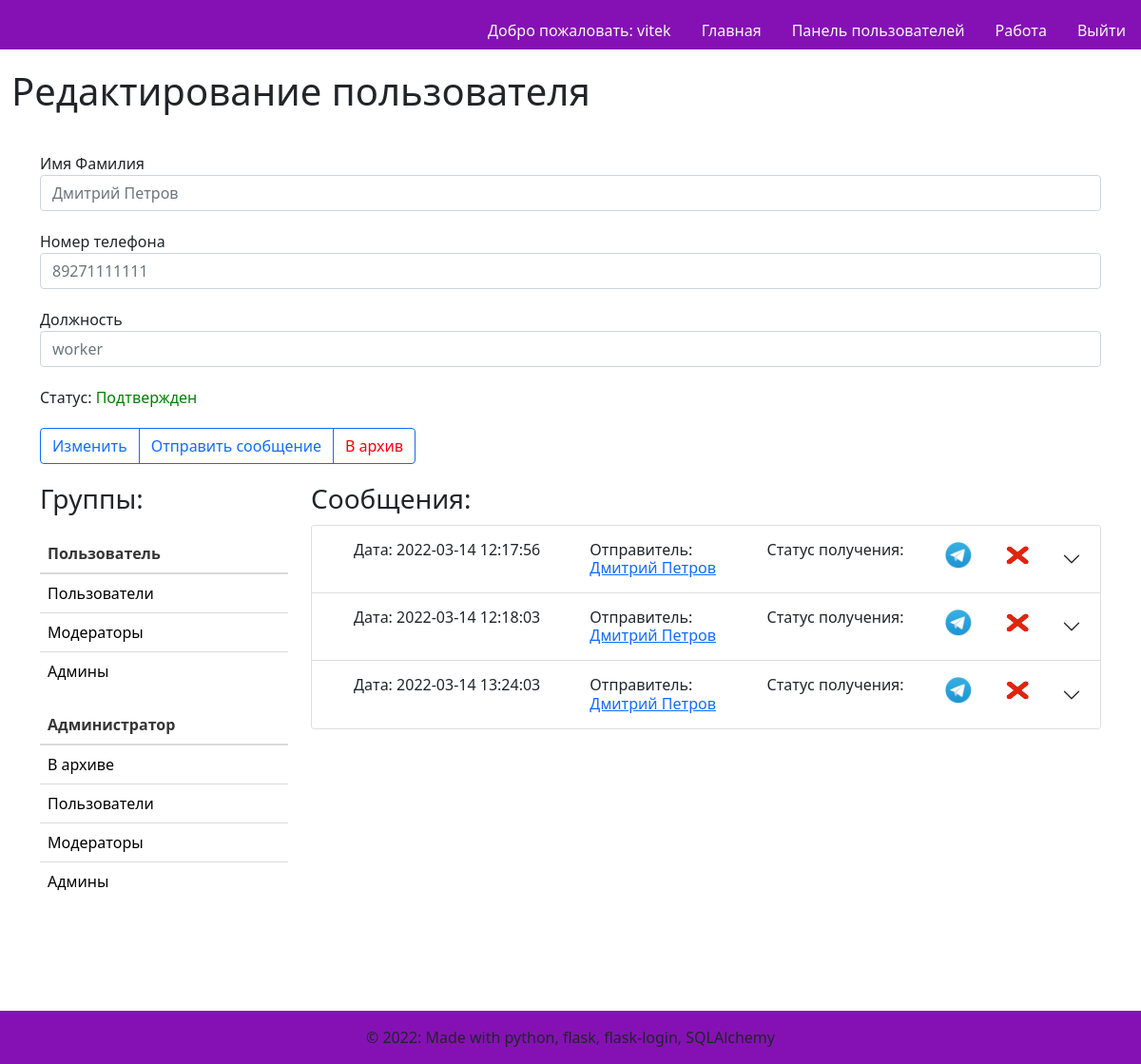
The app's page /1/edituser (signed in) with its own data.
### models.py (models this page shows)
class User(UserMixin, db.Model):
    id = db.Column(db.Integer,
                   nullable=False,
                   unique=True,
                   primary_key=True,
                   autoincrement=True)  # primary keys are required by SQLAlchemy
    password = db.Column(db.String(100))  # пароль есть только у администраторов и модераторов
    name = db.Column(db.String(100))  # имя фамилия
    phone_number = db.Column(db.String(11), unique=True)  # номер телефона
    vk_authorized = db.Column(db.Boolean, default=False)  # авторизован вк или нет
    tlg_authorized = db.Column(db.Boolean, default=False)  # авторизован в телеграм или нет
    status = db.Column(db.String(30))  # статус пользователя(ожидает подтверждения\в архиве\подтвержден)
    app_role = db.Column(db.String(20))  # роль в приложении(админ, модератор, пользователь)
    organisation_role = db.Column(db.String(100))  # должность в организации
    tlg_chat_id = db.Column(db.Integer, default=-1)
    vk_chat_id = db.Column(db.Integer, default=-1)

class Group(db.Model):
    id = db.Column(db.Integer,
                   nullable=False,
                   unique=True,
                   primary_key=True,
                   autoincrement=True)  # primary keys are required by SQLAlchemy
    name = db.Column(db.String(100), unique=True)  # название группы
    owner_id = db.Column(db.Integer, db.ForeignKey('user.id'))  # идентификатор создателя или владельца
    owner = db.relationship('User', backref='owner', lazy='subquery')

class Message(db.Model):
    id = db.Column(db.Integer,
                   nullable=False,
                   unique=True,
                   primary_key=True,
                   autoincrement=True)  # primary keys are required by SQLAlchemy
    is_group = db.Column(db.Boolean, default=False)
    user_id = db.Column(db.Integer, db.ForeignKey('user.id'))
    sender_id = db.Column(db.Integer, db.ForeignKey('user.id'))
    group_id = db.Column(db.Integer, db.ForeignKey('group.id'))
    content_id = db.Column(db.Integer, db.ForeignKey('content.id'))
    sender = db.relationship('User', foreign_keys=[sender_id], backref='sender', lazy='subquery')
    user = db.relationship('User', foreign_keys=[user_id], backref='user', lazy='subquery')
    group = db.relationship('Group', backref='group', lazy='subquery')
    content = db.relationship('Content', backref='content', lazy='subquery')
    tlg_received = db.Column(db.Boolean, default=False)
    vk_received = db.Column(db.Boolean, default=False)
    date = db.Column(db.TEXT, default=datetime.utcnow)

### users.py (the view)
@users.route('/<int:id>/edituser')
@login_required
def edituser(id):
    user = User.query.filter_by(id=id).first()
    relations = db.session.query(users_groups_relations).filter_by(user_id=user.id).all()
    group_ids = []
    for row in relations:
        group_ids.append(row.group_id)
    user_groups = Group.query.filter(Group.id.in_(group_ids)).order_by(db.desc(Group.id)).all()
    messages = Message.query.filter_by(user_id=user.id).all()
    user_groups_admin = Group.query.filter_by(owner_id=id).order_by(db.desc(Group.id)).all()
    msg_content = {}
    for message in messages:
        message.date = datetime.strptime(message.date, '%Y-%m-%d %H:%M:%S')
        db_msg = message.content.message
        db_sender = message.sender.name
        msg_content[f'message{message.id}'] = db_msg
        msg_content[f'sender{message.sender_id}'] = db_sender
    return render_template('edituser.html', user=user, user_groups=user_groups,
                           user_groups_admin=user_groups_admin,
                           user_messages=messages,
                           messages_content=msg_content)

### templates/edituser.html (shortened to what this page needs)
{% extends "base.html" %}
{% block content %}
    <h1>Редактирование пользователя</h1>
    <div class="container" style="margin-top: 20px">
       <div class="row">
           <form method="post" >
                <div class="form-group" style="margin-top: 20px">
                    <label for="title">Имя Фамилия</label>
                    <input type="text" name="user_name"
                           placeholder="{{ user.name }}" class="form-control"
                           value="{{ request.form['user_name'] }}"></input>
                </div>
                <div class="form-group" style="margin-top: 20px">
                    <label for="title">Номер телефона</label>
                    <input type="text" name="phone_number"
                           placeholder="{{ user.phone_number }}" class="form-control"
                           value="{{ request.form['phone_number'] }}"></input>
                </div>
                <div class="form-group" style="margin-top: 20px">
                    <label for="title">Должность</label>
                    <input type="text" name="org_role"
                           placeholder="{{ user.organisation_role }}" class="form-control"
                           value="{{ request.form['org_role'] }}"></input>
                </div>
                {% if user['status'] == 'подтвержден' %}
                <div class="form-group" style="margin-top: 20px">
                    <label for="title">Статус: </label>
                    <label for="title" style="color: green">Подтвержден </label>
                </div>
                {% endif %}
                <div class="btn-group" role="group" aria-label="Basic outlined example" style="padding-top: 20px">
                <button type="submit" class="btn btn-outline-primary">Изменить</button>
                <a class="btn btn-outline-primary" href="{{ url_for('messages.usermessage', id=user.id) }}">
                        Отправить сообщение
                    </a>
                {% if current_user.app_role == 'moderator' %}
                    {% if user['status'] != 'ожидает отправления в архив' and user['status'] != 'в архиве' %}
                    <a class="btn btn-outline-primary" href="{{ url_for('users.movetoarchive', id=user.id) }}" role="button" style="color: red">В архив</a>
                    {% endif %}
                {% endif %}
                </div>
            </form>
       </div>
      <div class="row" style="margin-top: 20px">
        <div class="col-3">
        <h3>Группы: </h3>
            <div class="row" style="margin-top: 20px">
                <div class="col-sm">
                  <table class="table table-hover">
                      <thead>
                        <th scope="col">Пользователь</th>
                      </thead>
                        <tbody>
                        {% for group in user_groups %}
                            <tr>
                              <td scope="row" class="hover">
                                  <a class="text-decoration-none" style="color: black"
                                    href="{{ url_for('groups.editgroup', id=group['id']) }}">
                                  {{ group['name'] }}</a></td>
                            </tr>
                        {% endfor %}
                        </tbody>
                  </table>
                </div>
                <div class="col-sm">
                  <table class="table table-hover">
                      <thead>
                        <th scope="col">Администратор</th>
                      </thead>
                        <tbody>
                        {% for group in user_groups_admin %}
                            <tr>
                              <td scope="row" class="hover">
                                  <a class="text-decoration-none" style="color: black"
                                    href="{{ url_for('groups.editgroup', id=group['id']) }}">
                                  {{ group['name'] }}</a></td>
                            </tr>
                        {% endfor %}
                        </tbody>
                  </table>
                </div>
            </div>
        </div>
        <div class="col-9">
        <h3>Сообщения: </h3>
              <div class="accordion" id="accordionPanelsStayOpenExample" style="margin-top: 10px">
                {% for message in user_messages %}
                  <div class="accordion-item">
                    <h2 class="accordion-header" id="panelsStayOpen-heading{{ message['id'] }}">
                      <button class="accordion-button collapsed" type="button" data-bs-toggle="collapse" data-bs-target="#panelsStayOpen-collapse{{ message['id'] }}" aria-expanded="true" aria-controls="panelsStayOpen-collapse{{ message['id'] }}">
                        <div class="container">
                          <div class="row">
                            <div class="col-4">
                              Дата: {{ message['date'] }}
                            </div>
                            <div class="col-3">
                                {%  set senderid = 'sender' ~ message['sender_id'] %}
                                Отправитель: <a href="{{ url_for('users.edituser', id=message['sender_id']) }}">{{ messages_content[senderid] }}</a>
                            </div>
                            <div class="col-3">
                              Статус получения:
                            </div>
                            <div class="col-1">
                                        {% if message['tlg_received'] %}
                                              <img src="../static/images/tg.png" alt="TG" class="img-rounded" style="height:30px; width:30px"/>
                                          {% else %}
                                              <img src="../static/images/none.png" alt="" class="img-rounded" style="height:30px; width:30px"/>
                                          {% endif %}
                            </div>
                            <div class="col-1">
                                          {% if message['vk_received'] %}
                                              <img src="../static/images/vk.png" alt="VK" class="img-rounded" style="height:30px; width:30px"/>
                                          {% else %}
                                              <img src="../static/images/none.png" alt="" class="img-rounded" style="height:30px; width:30px"/>
                                          {% endif %}
                            </div>
                          </div>
                        </div>
                      </button>
                    </h2>
                            {%  set messageid = 'message' ~ message['id'] %}
                  </div>
                {% endfor %}
              </div>
        </div>
      </div>
    </div>
{% endblock %}

### templates/base.html (shortened to what this page needs)
<!DOCTYPE html>
<html>
<head>
    <link rel="stylesheet" href="https://cdnjs.cloudflare.com/ajax/libs/bulma/0.7.2/css/bulma.min.css" />
    <link href="https://cdn.jsdelivr.net/npm/bootstrap@5.1.3/dist/css/bootstrap.min.css" rel="stylesheet">
    <link rel="stylesheet" href="../static/css/preloader.css"/>
</head>
<body class="loader-body" style="background-color: #ffffff; height: inherit">
            <nav class="d-none page-header navbar navbar-light sticky-top" style="background-color: #8511b4;">
                <div class="container-fluid ">
                    <ul class="nav nav-pills position-absolute bottom-0 end-0">
                        {% if current_user.is_authenticated %}
                        <li class="nav-item">
                            <a class="nav-link text-light" style="color: black"
                                        href="{{ url_for('users.edituser', id=current_user.id) }}">
                                Добро пожаловать: {{ current_user.name }}
                            </a>
                         </li>
                        {% endif %}
                        <li class="nav-item" >
                            <a href="{{ url_for('main.index') }}" class="nav-link text-light">
                                Главная
                            </a>
                        </li>
                        {% if current_user.is_authenticated %}
                        <li class="nav-item">
                            <a href="{{ url_for('main.admusers') }}" class="nav-link text-light">
                                Панель пользователей
                            </a>
                        </li>
                        {% endif %}
                        {% if current_user.is_authenticated %}
                        <li class="nav-item">
                            <a href="{{ url_for('main.workallusers') }}" class="nav-link text-light">
                                Работа
                            </a>
                        </li>
                        {% endif %}
                        {% if current_user.is_authenticated %}
                        <li class="nav-item">
                            <a href="{{ url_for('auth.logout') }}" class="nav-link text-light">
                                Выйти
                            </a>
                        </li>
                        {% endif %}
                    </ul>
                </div>
            </nav>
            <div class="d-none page-main container-fluid" style="height: 82%">
                   {% block content %}
                   {% endblock %}
            </div>
            <footer class="d-none page-footer font-small blue" style="background-color: #8511b4; margin-top: 100px">
              <div class="footer-copyright text-center py-3">© 2022: Made with python, flask, flask-login, SQLAlchemy
              </div>
            </footer>
    </body>
</html>

### records on screen
User: name "vitek"
User: user_name "Дмитрий Петров", phone_number "89271111111", org_role "worker", name "Дмитрий Петров"
Group: name "Пользователи"
Group: name "Модераторы"
Group: name "Админы"
Group: name "В архиве"
Message: date "2022-03-14 12:17:56", tlg_received True (drawn), vk_received False (drawn)
Message: date "2022-03-14 12:18:03", tlg_received True (drawn), vk_received False (drawn)
Message: date "2022-03-14 13:24:03", tlg_received True (drawn), vk_received False (drawn)
